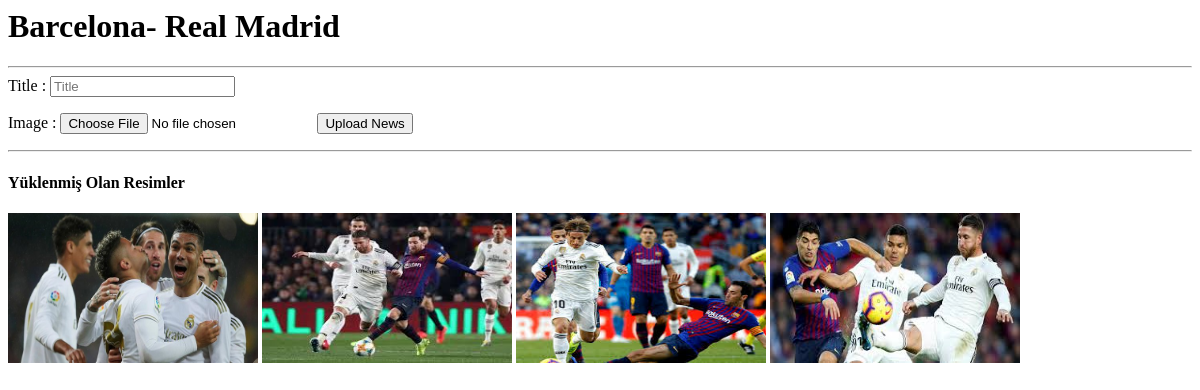
/user/newsaddimage/21 (signed in), run on an earlier commit of the app's database.
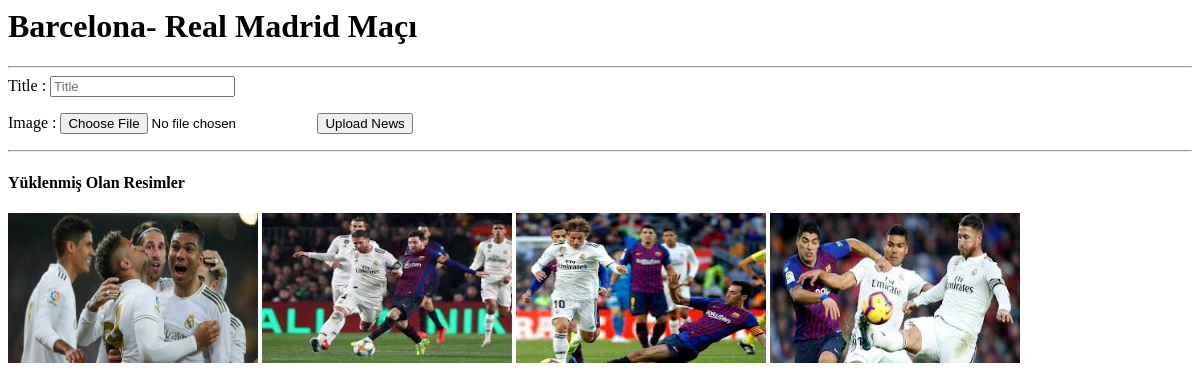
And on a later commit of the database.
### news/models.py (models this page shows, shortened)
class News(models.Model):
    STATUS =(
        ('True', 'Evet'),
        ('False', 'Hayır'),
    )
    TYPE = (
        ('Haber', 'Haber'),
        ('Etkinlik', 'Etkinlik'),
        ('Duyuru', 'Duyuru'),
    )
    category = models.ForeignKey(Category, on_delete=models.CASCADE) #relations with Category
    user = models.ForeignKey(User, on_delete=models.CASCADE, null=True)
    type = models.CharField(max_length=30, choices=TYPE, null=True)
    title = models.CharField(max_length=150)
    description = models.CharField(max_length=200)
    keyword = models.CharField(max_length=200)
    image = models.ImageField(blank=True, upload_to='images/')
    detail = RichTextUploadingField()
    status = models.CharField(max_length=10, choices=STATUS)
    slug = models.SlugField(null=False, unique=True)
    created_at = models.DateTimeField(auto_now_add=True)
    updated_at = models.DateTimeField(auto_now=True)
    def image_tag(self):
        return mark_safe('<img src="{}" height="40"/>'.format(self.image.url))
    image_tag.short_description = 'Image'

### user/views.py (the view)
# urls.py: path('newsaddimage/<int:id>', views.news_add_image, name='news_add_image'),
@login_required(login_url='/login')
def news_add_image(request,id):
    if request.method == 'POST':
        lasturl = request.META.get('HTTP_REFERER')
        form = NewsImageForm(request.POST, request.FILES)
        if form.is_valid():
            data = Images()
            data.title = form.cleaned_data['title']
            data.news_id = id
            data.image = form.cleaned_data['image']
            data.save()
            messages.success(request, 'Your Image has been successfuly uploaded ')
            return HttpResponseRedirect(lasturl)
        else:
            messages.error(request, 'Image Form Eror. Please Check; <br>' + str(form.errors))
            return HttpResponseRedirect(lasturl)
    else:
        new = News.objects.get(id=id)
        images = Images.objects.filter(news_id=id)
        form = NewsImageForm()
        context = {
        'new': new,
        'images': images,
        'form': form,
        }
        return render(request, 'news_galery.html', context)

### news/models.py
class NewsImageForm(ModelForm):
    class Meta:
        model = Images
        fields = ['title', 'image',]

### user/templates/news_galery.html (shortened to what this page needs)
<html>
<body>
    <div class="blog">
        <div class="row">
            <div class="col-md-9">
                <h1 id="comments_title" class="center">{{ new.title}}</h1>
                <hr>
                <div class="blog-content">
                    <form method="POST" enctype="multipart/form-data">
                        <label for="id_title"> Title : </label>
                        <input type="text" name="title" class="input-group" placeholder="Title" maxlength="50" id="id_title_id" value="{{ news.id }}"><p></p>
                        <label for="id_title"> Image : </label>
                        <input type="file" name="image" class="input-group" placeholder="İmage" accept="image/*" required id="id_image_id" value="{{ news.id }}">
                        <button class="btn btn btn-primary button" type="submit"> Upload News</button>
                    </form>
                </div>
            </div>
            <hr>
            <h4>Yüklenmiş Olan Resimler</h4>
            {% for rs in images %}
                <img src="{{ rs.image.url }}" height="150" width="250">
            {% endfor %}
        </div>
    </div>
</body>
</html>

What changed in the data, as far as the page shows it:
changed News: title "Barcelona- Real Madrid" → "Barcelona- Real Madrid Maçı"
